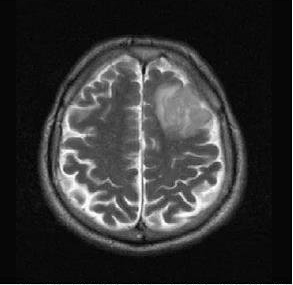
#> input picture Image Processing/images/Abnormal MRI Raw.png, 293 x 285 px
$ python image_segmentation_watershed_algorithm.py
#> lines starting #> are read from the running program, lines starting #| are printed output that depends on the picture; after the words box and inside, x2 and y2 are one past the last pixel; in counts of white or black regions, pixels touching at a corner belong together
import numpy as np
import cv2 as cv
from matplotlib import pyplot as plt


def run_watershed_segmentation_algorithm(path_to_image: str, show_chart: bool = True):
    """
    References:
    * https://docs.opencv.org/4.x/d3/db4/tutorial_py_watershed.html
    * https://people.cmm.minesparis.psl.eu/users/beucher/wtshed.html
    """
#> called with path_to_image = '../images/Abnormal MRI Raw.png', show_chart = True
    img = cv.imread(path_to_image)
#> img is the input picture: shape (285, 293, 3); min 0, max 255, mean 52.1
    assert img is not None, "file could not be read, check with os.path.exists()"
    gray = cv.cvtColor(img, cv.COLOR_BGR2GRAY)
    ret, thresh = cv.threshold(gray, 0, 255, cv.THRESH_BINARY_INV + cv.THRESH_OTSU)
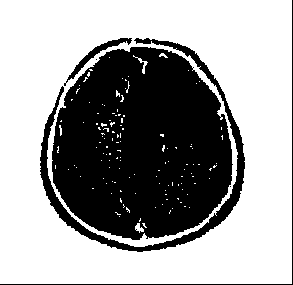
#> thresh: shape (285, 293); 62.3% white; 6 black regions (2 under 20 px), largest, box (x1, y1, x2, y2) and area: (52, 47, 233, 240) 26845, (40, 38, 245, 252) 3612, (0, 0, 293, 285) 577, (64, 38, 132, 86) 430
#> ret = 64

    # noise removal
    kernel = np.ones((3, 3), np.uint8)
    opening = cv.morphologyEx(thresh, cv.MORPH_OPEN, kernel, iterations=2)
#> opening: shape (285, 293); 59.6% white; 2 black regions, box (x1, y1, x2, y2) and area: (40, 38, 245, 252) 33188, (0, 0, 293, 285) 577
    # sure background area
    sure_bg = cv.dilate(opening, kernel, iterations=3)
#> sure_bg: shape (285, 293); 65.3% white; 4 black regions (3 under 20 px), largest, box (x1, y1, x2, y2) and area: (43, 42, 242, 242) 28982
    # Finding sure foreground area
    dist_transform = cv.distanceTransform(opening, cv.DIST_L2, 5)
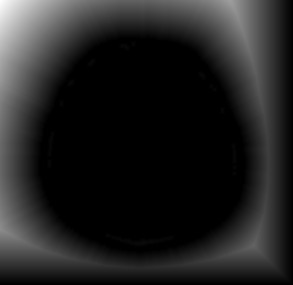
#> dist_transform: shape (285, 293) float32; min 0, max 99.77, mean 13.4; drawn with min black and max white
    ret, sure_fg = cv.threshold(dist_transform, 0.7 * dist_transform.max(), 255, 0)
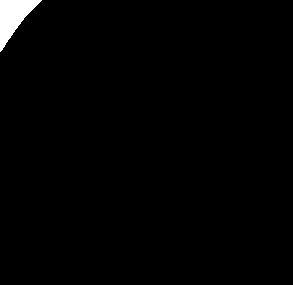
#> sure_fg: shape (285, 293) float32; 1.2% white; 1 white region, box (x1, y1, x2, y2) and area: (0, 0, 42, 52) 1027
#> ret = 69.84
    # Finding unknown region
    sure_fg = np.uint8(sure_fg)
    unknown = cv.subtract(sure_bg, sure_fg)
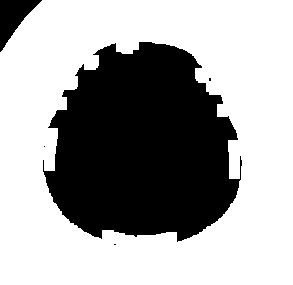
#> unknown: shape (285, 293); 64.1% white; 5 black regions (3 under 20 px), largest, box (x1, y1, x2, y2) and area: (43, 42, 242, 242) 28982, (0, 0, 42, 52) 1027

    # Marker labelling
    ret, markers = cv.connectedComponents(sure_fg)
#> ret = 2
    # Add one to all labels so that sure background is not 0, but 1
    markers = markers + 1
    # Now, mark the region of unknown with zero
    markers[unknown == 255] = 0
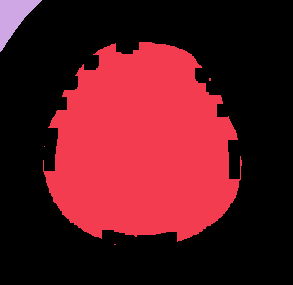
#> markers: shape (285, 293) int32; 3 distinct labels, from 0 to 2; one colour per label, 0 black

    markers = cv.watershed(img, markers)
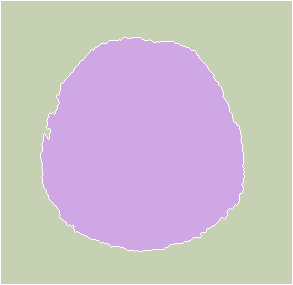
#> markers: shape (285, 293) int32; 3 distinct labels, from -1 to 2; one colour per label, 0 black, -1 white
    img[markers == -1] = [255, 0, 0]
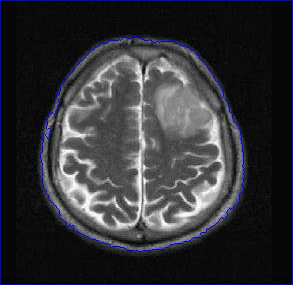
#> img: shape (285, 293, 3); 2.17% of pixels changed, all inside (x1, y1, x2, y2) = (0, 0, 293, 285)

    if show_chart:
        plt.imshow(img)
        plt.show()


if __name__ == "__main__":
    abnormal_mri_image = "../images/Abnormal MRI Raw.png"
    healthy_mri_image = "../images/Healthy MRI Raw.png"

    run_watershed_segmentation_algorithm(abnormal_mri_image)
    # run_watershed_segmentation_algorithm(healthy_mri_image)

$ run again, with Image Processing/images/MRI Healthy vs Abnormal Example.png copied over Image Processing/images/Abnormal MRI Raw.png
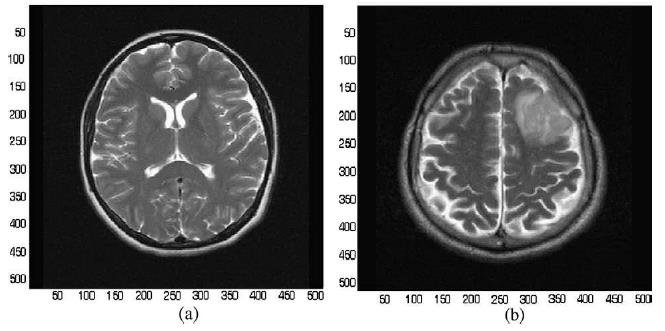
#> input picture Image Processing/images/MRI Healthy vs Abnormal Example.png, 665 x 331 px
#> in run_watershed_segmentation_algorithm, img is the input picture: shape (331, 665, 3); min 0, max 255, mean 96.8
#> in run_watershed_segmentation_algorithm, `ret, thresh = cv.threshold(gray, 0, 255, cv.THRESH_BINARY_INV + cv.THR..`:
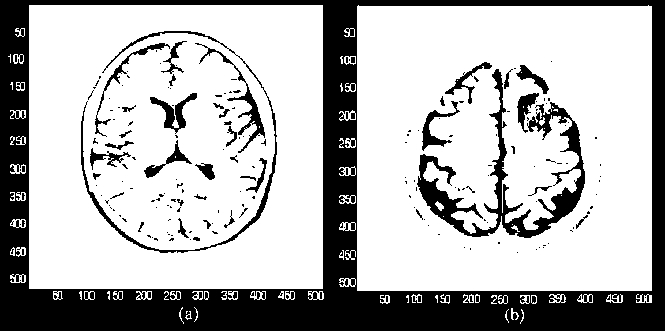
#> thresh: shape (331, 665); 71.7% white; 199 black regions (158 under 20 px), largest, box (x1, y1, x2, y2) and area: (0, 0, 665, 331) 49230, (417, 69, 585, 238) 5354, (81, 31, 277, 253) 1602
#> in run_watershed_segmentation_algorithm, `ret, thresh = cv.threshold(gray, 0, 255, cv.THRESH_BINARY_INV + cv.THR..`: ret = 138
#> opening: shape (331, 665); 69.6% white; 95 black regions (65 under 20 px), largest, box (x1, y1, x2, y2) and area: (0, 0, 665, 331) 52544, (414, 62, 585, 238) 7867, (81, 31, 277, 253) 1832
#> sure_bg: shape (331, 665); 78.3% white; 29 black regions (14 under 20 px), largest, box (x1, y1, x2, y2) and area: (0, 0, 665, 331) 45524, (521, 97, 577, 149) 645, (420, 182, 454, 219) 476
#> in run_watershed_segmentation_algorithm, `ret, sure_fg = cv.threshold(dist_transform, 0.7 * dist_transform.max()..`: ret = 35.82
#> unknown: shape (331, 665); 76.4% white; 37 black regions (14 under 20 px), largest, box (x1, y1, x2, y2) and area: (0, 0, 665, 331) 45524, (581, 41, 617, 108) 1734, (392, 41, 446, 98) 1540
#> in run_watershed_segmentation_algorithm, `ret, markers = cv.connectedComponents(sure_fg)`: ret = 9
#> in run_watershed_segmentation_algorithm, `img[markers == -1] = [255, 0, 0]`:
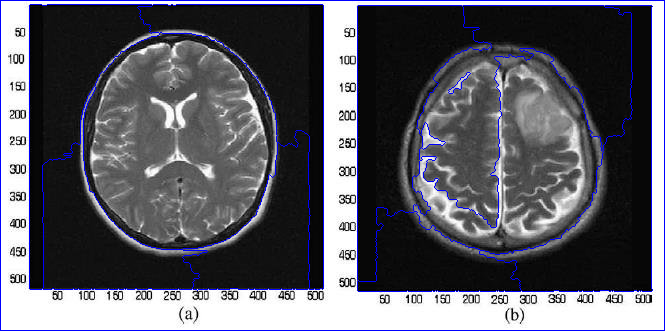
#> img: shape (331, 665, 3); 3.24% of pixels changed, all inside (x1, y1, x2, y2) = (0, 0, 665, 331)
